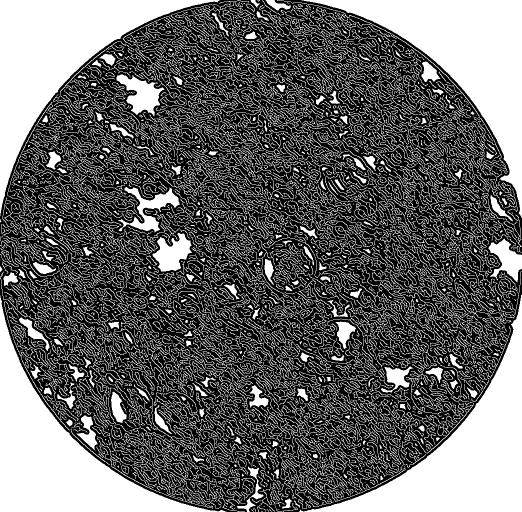
#> input picture 2D_thresh.png, 1043 x 1024 px (shown at 1/2 size); its folder holds 4 pictures in this run
$ python imageProcessing.py
#> lines starting #> are read from the running program, lines starting #| are printed output that depends on the picture; after the words box and inside, x2 and y2 are one past the last pixel; in counts of white or black regions, pixels touching at a corner belong together
import cv2
import numpy as np

def edgedetection(imgname, imgpath):
    imgload = cv2.imread(imgpath, cv2.IMREAD_GRAYSCALE)
    blurred = cv2.GaussianBlur(imgload,(5,5), 0)
    edgeDetection = cv2.Canny(blurred,50,150)
    cv2.imwrite(f"{imgname}_edgeDet.png", edgeDetection)
    return edgeDetection

def thresholding(imgname, imgpath):
    imgload = cv2.imread(imgpath, cv2.IMREAD_GRAYSCALE)
    thresh = cv2.adaptiveThreshold(imgload, 255, cv2.ADAPTIVE_THRESH_GAUSSIAN_C,cv2.THRESH_BINARY, 11, 2)
    cv2.imwrite(f"{imgname}_thresh.png", thresh)
    return thresh

def cleanNoise(imgname, imgpath):
#> called with imgname = '2D', imgpath = '2D_thresh.png'
    imgload = cv2.imread(imgpath, cv2.IMREAD_GRAYSCALE)
#> imgload: shape (1024, 1043); 40.3% white; 4342 white regions (1923 under 20 px), largest, box (x1, y1, x2, y2) and area: (603, 0, 1043, 435) 53480, (598, 590, 1043, 1024) 53228, (0, 0, 440, 432) 53116
    kernel = np.ones((3, 3), np.uint8)
    cleaned = cv2.morphologyEx(imgload, cv2.MORPH_CLOSE, kernel, iterations=2)
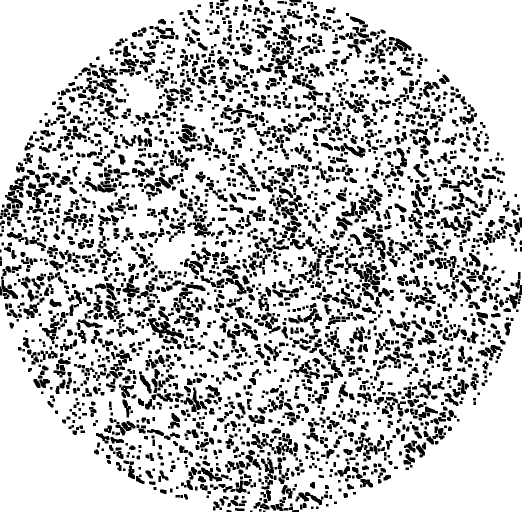
#> cleaned: shape (1024, 1043) (shown at 1/2 size); 77.1% white; 2993 black regions (3 under 20 px), largest, box (x1, y1, x2, y2) and area: (296, 636, 368, 677) 1168, (185, 135, 234, 187) 902, (683, 400, 741, 437) 886
    cleaned_final = cv2.morphologyEx(cleaned, cv2.MORPH_OPEN, kernel, iterations=1)
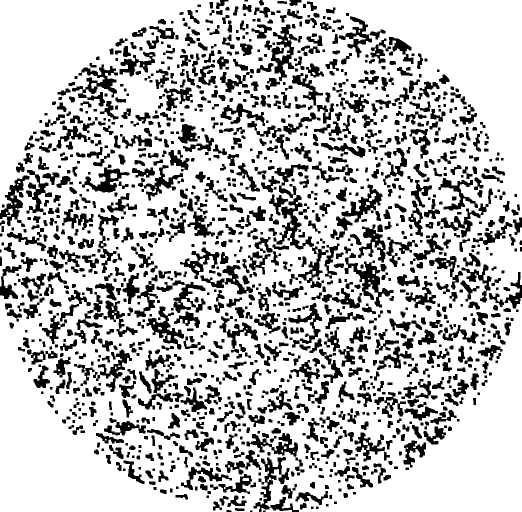
#> cleaned_final: shape (1024, 1043) (shown at 1/2 size); 75.6% white; 1342 black regions (2 under 20 px), largest, box (x1, y1, x2, y2) and area: (547, 390, 657, 576) 3895, (689, 506, 787, 615) 2983, (531, 49, 604, 180) 2893
    cv2.imwrite(f"{imgname}_cleaned_final.png", cleaned_final)
    cv2.imwrite(f"{imgname}_cleaned.png", cleaned)
    return cleaned

cleanNoise('2D', '2D_thresh.png')
cleanNoise('3D', '3D_thresh.png')
#> call 2 of cleanNoise, with imgname = '3D', imgpath = '3D_thresh.png'
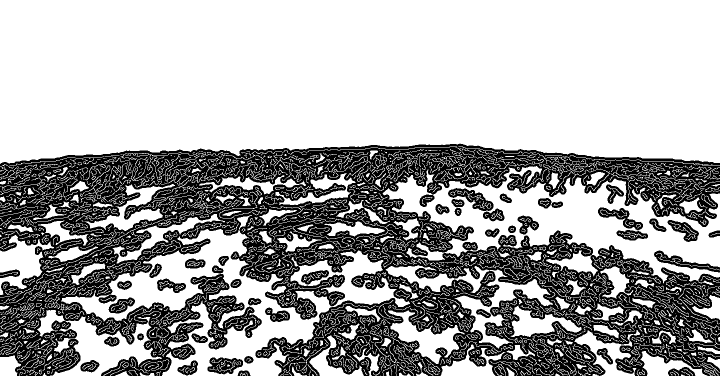
#> input picture 3D_thresh.png, 1440 x 752 px (shown at 1/2 size)
#> in cleanNoise (call 2), `imgload = cv2.imread(imgpath, cv2.IMREAD_GRAYSCALE)`: imgload: shape (752, 1440); 67% white; 59 black regions (16 under 20 px), largest, box (x1, y1, x2, y2) and area: (0, 287, 1440, 752) 334303, (896, 376, 987, 422) 1646, (1308, 501, 1440, 545) 1617
#> in cleanNoise (call 2), `cleaned = cv2.morphologyEx(imgload, cv2.MORPH_CLOSE, kernel, iteration..`:
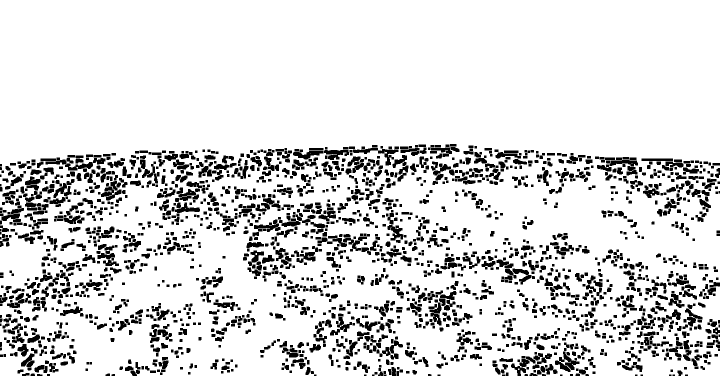
#> cleaned: shape (752, 1440) (shown at 1/2 size); 85.7% white; 2138 black regions (19 under 20 px), largest, box (x1, y1, x2, y2) and area: (81, 315, 186, 344) 1093, (558, 424, 650, 456) 904, (706, 296, 797, 331) 845
#> in cleanNoise (call 2), `cleaned_final = cv2.morphologyEx(cleaned, cv2.MORPH_OPEN, kernel, iter..`:
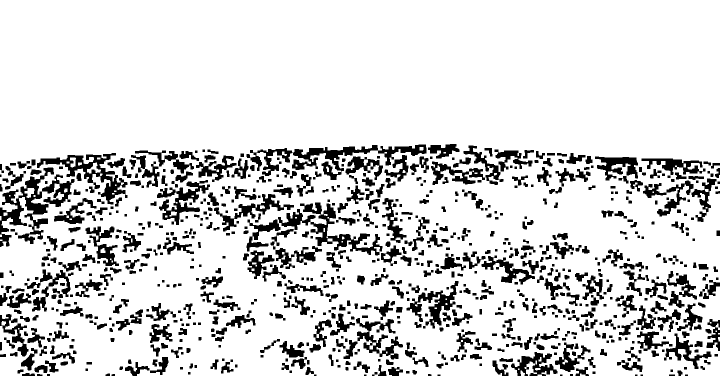
#> cleaned_final: shape (752, 1440) (shown at 1/2 size); 84.5% white; 807 black regions (8 under 20 px), largest, box (x1, y1, x2, y2) and area: (0, 335, 149, 494) 7389, (493, 289, 853, 360) 6886, (541, 405, 765, 511) 5783
